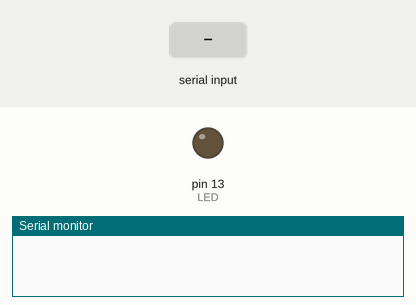
Simulated run of this sketch. Board: Arduino Uno, built with avr-gcc and run on an emulated ATmega328P. Shown: output pins drawn as LEDs (lit = HIGH), the last lines printed to the serial monitor. The inputs (shaded band) are chosen by the test bench.

Above: at 1.2 s.
1.3 s: "Y" received over Serial
At 1.9 s:
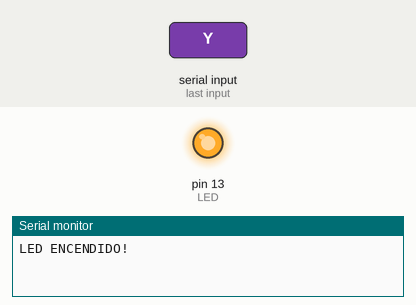
2.8 s: "N" received over Serial
At 3.1 s:
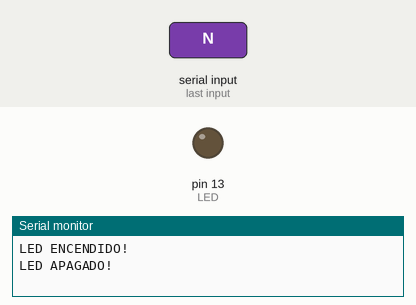
Timing chart, 0 to 5.8 s (numbered marks = the images above; inputs shaded):
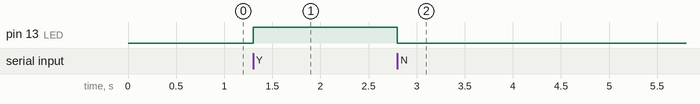

Measured:
- after the input at 1.3 s, pin 13 (LED): LOW → HIGH at once
- after the input at 2.8 s, pin 13 (LED): HIGH → LOW at once

The sketch:

Ejercicio3.ino
```cpp
#define LED 13

void setup() {

  pinMode(LED, OUTPUT);

  Serial.begin(9600);

  digitalWrite(LED, LOW);

}

void loop() {

  if (Serial.available())  {

    char c = Serial.read();

    if (c == 'Y'){
      digitalWrite(LED, HIGH);
      Serial.println("LED ENCENDIDO!");

    }else if(c == 'N'){
      digitalWrite(LED, LOW);
      Serial.println("LED APAGADO!");
    }

  }

}
```
